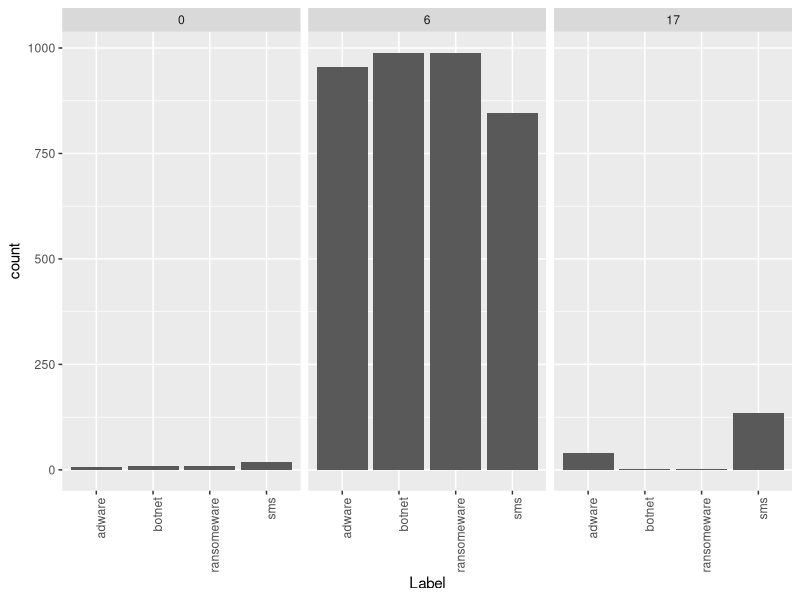
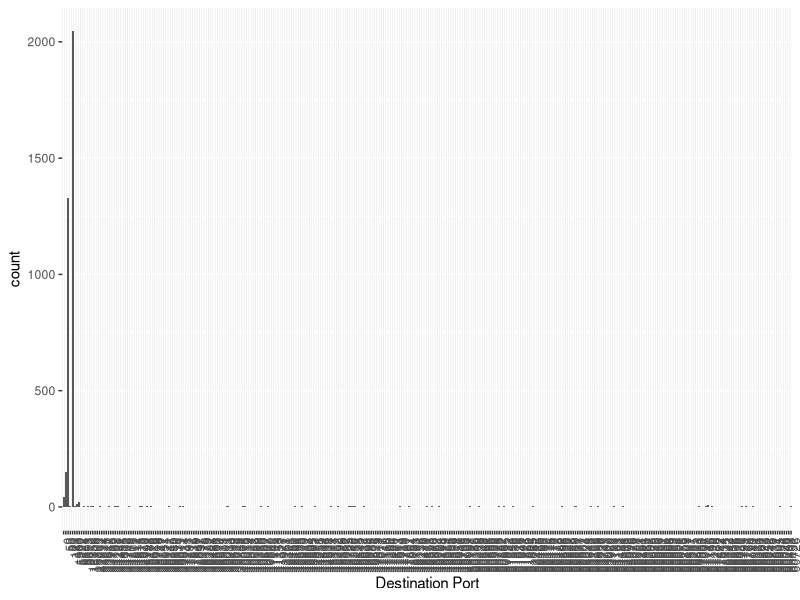

Generate these figures, in order, with R:
## ---- chunk 1
library(tidyverse)
library(caret)
library(randomForest)
library(ranger) #RandomForest plus rapide
library(rpart)
library(pROC)
## ---- chunk 2
df <- read_csv("data/Attempt 8.csv")
## ---- chunk 3
df <- df %>% 
  mutate_at(c('Destination IP', 'Protocol', 'Label'), funs(factor))
## ---- chunk 4
ggplot(df) + 
  aes(x = Label) + geom_bar() + 
  facet_grid(.~Protocol) +
  theme(axis.text.x=element_text(angle=90, hjust=1))
## ---- chunk 5
ggplot(df %>% mutate(`Destination Port` = as.factor(`Destination Port`))) +
  aes(x = `Destination Port`) + geom_bar() + #facet_grid(.~Label) +
  theme(axis.text.x=element_text(angle=90, hjust=1))
